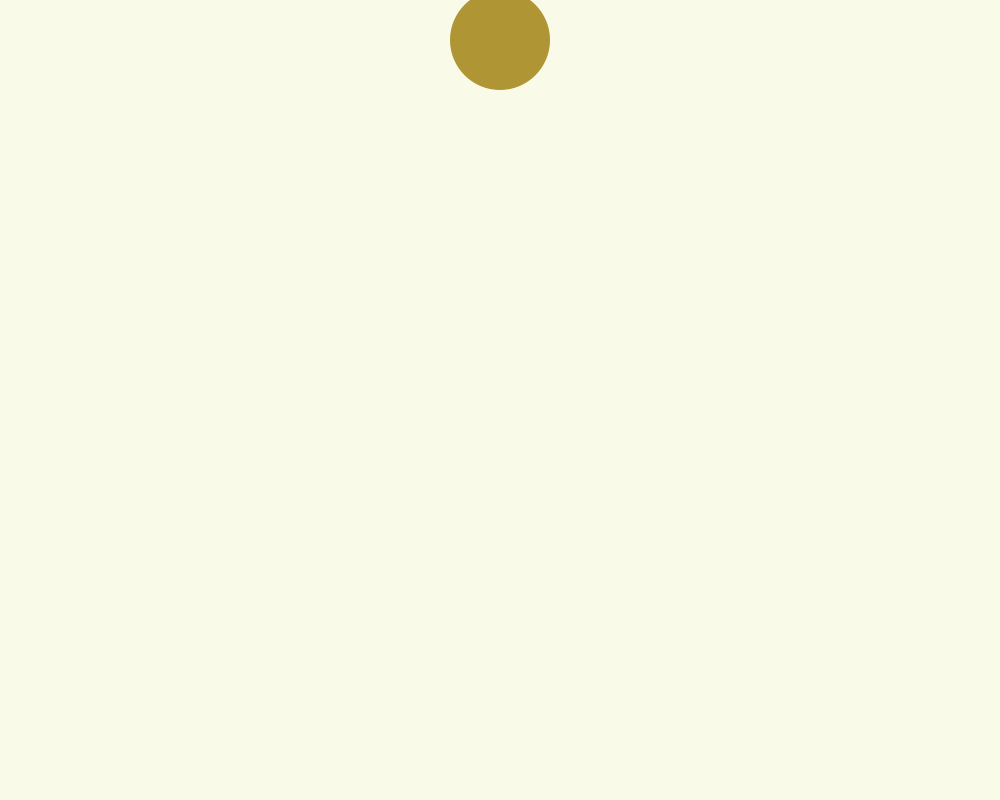
Frame 1 (no input)
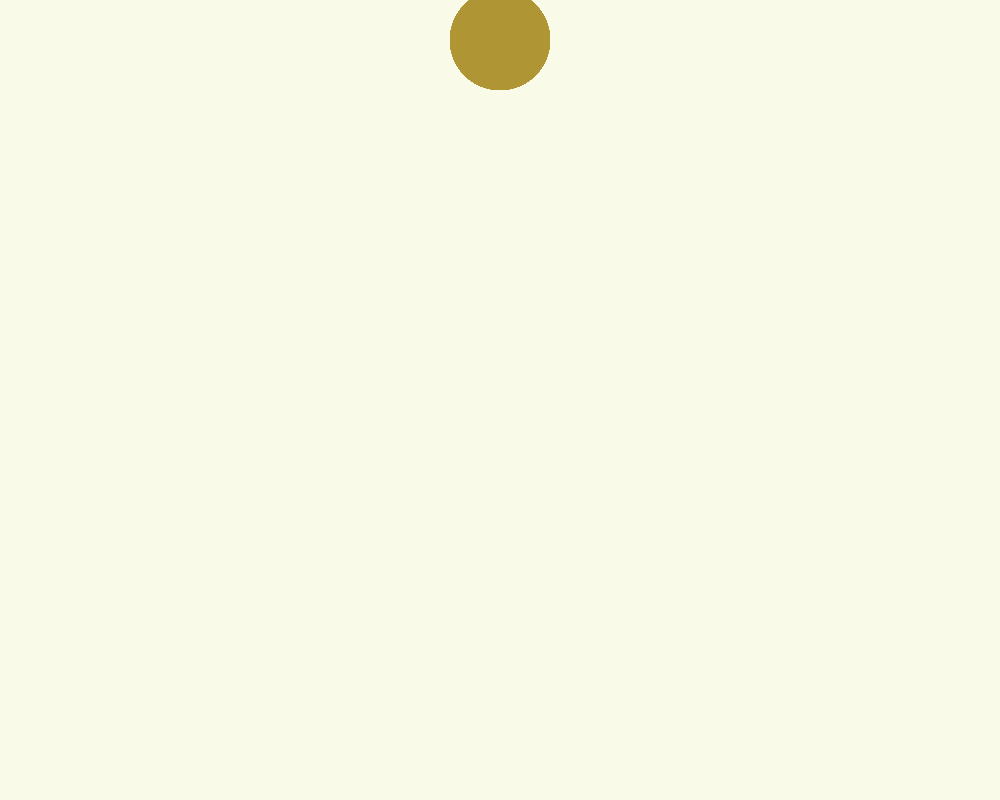
Frame 60 (the mouse pressed at the canvas centre just before this capture)
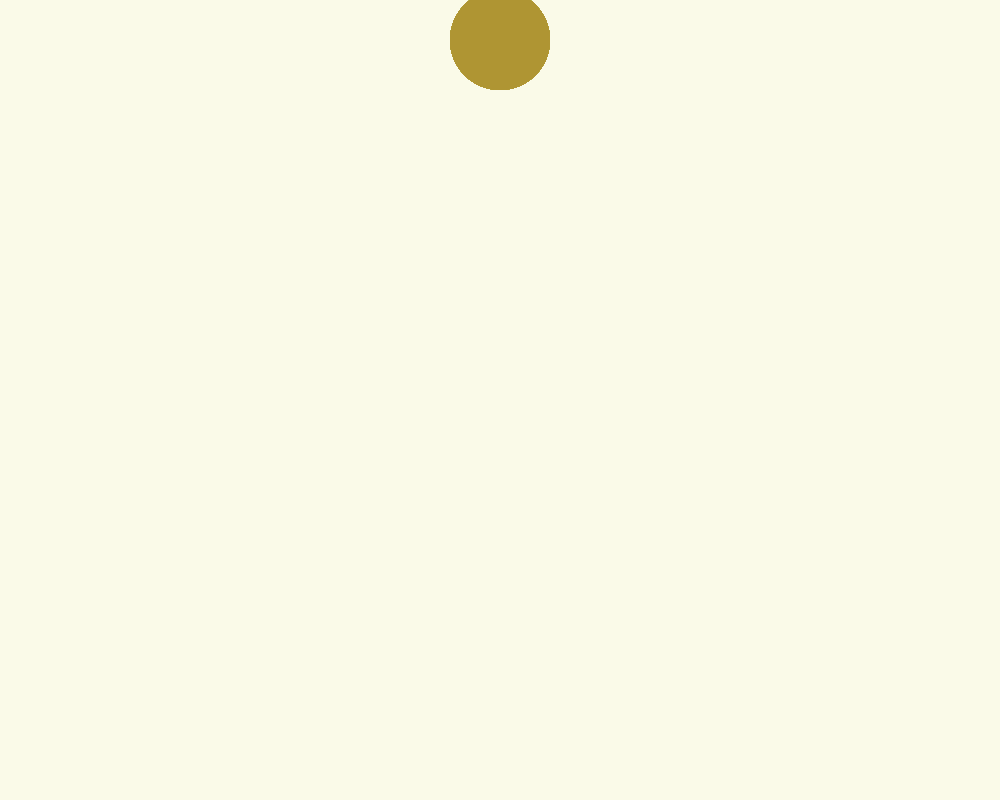
Frame 120 (the mouse held since frame 60 and released just before this capture)

The Processing sketch that drew these frames (run headless with seeded random() and noise(); from frame 60 on, the mouse is pressed at the canvas centre):

// Processing sketch: processing_70925
// ── processing_70925.pde

void setup (){
  
  
  smooth();
  size(1000,800);
  background(250,250,232);
  
}

void draw (){
  
  // Draw top yellowish ellipse 
  noStroke();
  fill(175,149,51);
  ellipse(500,40,100,100);
  
  
  stroke(20);
  line(0,800,400,800);
  
  
  
  
  
  
}
